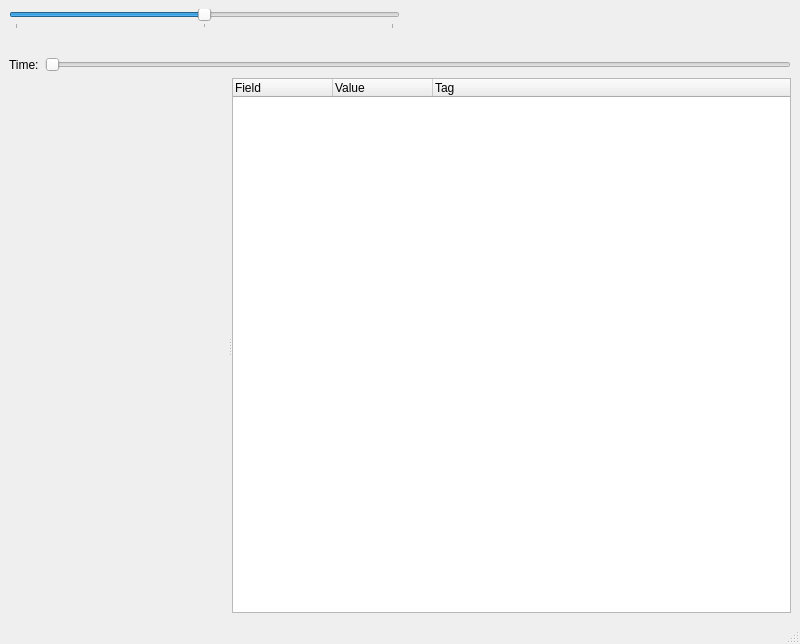
<?xml version="1.0" encoding="UTF-8"?>
<ui version="4.0">
 <class>LogViewer</class>
 <widget class="QMainWindow" name="LogViewer">
  <property name="geometry">
   <rect>
    <x>0</x>
    <y>0</y>
    <width>800</width>
    <height>644</height>
   </rect>
  </property>
  <property name="windowTitle">
   <string>Log Viewer</string>
  </property>
  <widget class="QWidget" name="centralwidget">
   <layout class="QVBoxLayout" name="verticalLayout">
    <item>
     <layout class="QHBoxLayout" name="horizontalLayout">
      <item>
       <widget class="QFrame" name="logControls">
        <property name="sizePolicy">
         <sizepolicy hsizetype="Preferred" vsizetype="Preferred">
          <horstretch>0</horstretch>
          <verstretch>0</verstretch>
         </sizepolicy>
        </property>
        <layout class="QVBoxLayout" name="verticalLayout_4">
         <property name="spacing">
          <number>0</number>
         </property>
         <property name="margin">
          <number>0</number>
         </property>
         <item>
          <widget class="QSlider" name="playbackRate">
           <property name="toolTip">
            <string>Playback Speed</string>
           </property>
           <property name="minimum">
            <number>-600</number>
           </property>
           <property name="maximum">
            <number>600</number>
           </property>
           <property name="orientation">
            <enum>Qt::Horizontal</enum>
           </property>
           <property name="tickPosition">
            <enum>QSlider::TicksBelow</enum>
           </property>
           <property name="tickInterval">
            <number>600</number>
           </property>
          </widget>
         </item>
         <item>
          <layout class="QHBoxLayout" name="horizontalLayout_2">
           <property name="spacing">
            <number>0</number>
           </property>
           <item>
            <spacer name="horizontalSpacer">
             <property name="orientation">
              <enum>Qt::Horizontal</enum>
             </property>
             <property name="sizeHint" stdset="0">
              <size>
               <width>40</width>
               <height>20</height>
              </size>
             </property>
            </spacer>
           </item>
           <item>
            <widget class="QPushButton" name="logBeginning">
             <property name="toolTip">
              <string>Beginning</string>
             </property>
             <property name="icon">
              <iconset resource="log_icons.qrc">
               <normaloff>:/icons/media-skip-backward.png</normaloff>:/icons/media-skip-backward.png</iconset>
             </property>
             <property name="iconSize">
              <size>
               <width>32</width>
               <height>32</height>
              </size>
             </property>
             <property name="flat">
              <bool>true</bool>
             </property>
            </widget>
           </item>
           <item>
            <widget class="QPushButton" name="logPrev">
             <property name="toolTip">
              <string>Previous Frame</string>
             </property>
             <property name="icon">
              <iconset resource="log_icons.qrc">
               <normaloff>:/icons/media-seek-backward.png</normaloff>:/icons/media-seek-backward.png</iconset>
             </property>
             <property name="iconSize">
              <size>
               <width>32</width>
               <height>32</height>
              </size>
             </property>
             <property name="flat">
              <bool>true</bool>
             </property>
            </widget>
           </item>
           <item>
            <widget class="QPushButton" name="logNext">
             <property name="toolTip">
              <string>Next Frame</string>
             </property>
             <property name="icon">
              <iconset resource="log_icons.qrc">
               <normaloff>:/icons/media-seek-forward.png</normaloff>:/icons/media-seek-forward.png</iconset>
             </property>
             <property name="iconSize">
              <size>
               <width>32</width>
               <height>32</height>
              </size>
             </property>
             <property name="flat">
              <bool>true</bool>
             </property>
            </widget>
           </item>
           <item>
            <widget class="QPushButton" name="logEnd">
             <property name="toolTip">
              <string>End</string>
             </property>
             <property name="icon">
              <iconset resource="log_icons.qrc">
               <normaloff>:/icons/media-skip-forward.png</normaloff>:/icons/media-skip-forward.png</iconset>
             </property>
             <property name="iconSize">
              <size>
               <width>32</width>
               <height>32</height>
              </size>
             </property>
             <property name="flat">
              <bool>true</bool>
             </property>
            </widget>
           </item>
           <item>
            <spacer name="horizontalSpacer_2">
             <property name="orientation">
              <enum>Qt::Horizontal</enum>
             </property>
             <property name="sizeHint" stdset="0">
              <size>
               <width>40</width>
               <height>20</height>
              </size>
             </property>
            </spacer>
           </item>
          </layout>
         </item>
        </layout>
       </widget>
      </item>
      <item>
       <spacer name="horizontalSpacer_3">
        <property name="orientation">
         <enum>Qt::Horizontal</enum>
        </property>
        <property name="sizeHint" stdset="0">
         <size>
          <width>40</width>
          <height>20</height>
         </size>
        </property>
       </spacer>
      </item>
     </layout>
    </item>
    <item>
     <layout class="QHBoxLayout" name="horizontalLayout_3">
      <item>
       <widget class="QLabel" name="label">
        <property name="text">
         <string>Time:</string>
        </property>
       </widget>
      </item>
      <item>
       <widget class="QSlider" name="timeSlider">
        <property name="toolTip">
         <string>Time</string>
        </property>
        <property name="orientation">
         <enum>Qt::Horizontal</enum>
        </property>
       </widget>
      </item>
     </layout>
    </item>
    <item>
     <widget class="QSplitter" name="splitter">
      <property name="sizePolicy">
       <sizepolicy hsizetype="Expanding" vsizetype="Expanding">
        <horstretch>0</horstretch>
        <verstretch>0</verstretch>
       </sizepolicy>
      </property>
      <property name="orientation">
       <enum>Qt::Horizontal</enum>
      </property>
      <widget class="FieldView" name="fieldView" native="true">
       <property name="sizePolicy">
        <sizepolicy hsizetype="Expanding" vsizetype="Expanding">
         <horstretch>0</horstretch>
         <verstretch>0</verstretch>
        </sizepolicy>
       </property>
      </widget>
      <widget class="ProtobufTree" name="tree">
       <property name="sizePolicy">
        <sizepolicy hsizetype="Ignored" vsizetype="Expanding">
         <horstretch>0</horstretch>
         <verstretch>0</verstretch>
        </sizepolicy>
       </property>
       <property name="columnCount">
        <number>3</number>
       </property>
       <column>
        <property name="text">
         <string>Field</string>
        </property>
       </column>
       <column>
        <property name="text">
         <string>Value</string>
        </property>
       </column>
       <column>
        <property name="text">
         <string>Tag</string>
        </property>
       </column>
      </widget>
     </widget>
    </item>
   </layout>
  </widget>
  <widget class="QMenuBar" name="menubar">
   <property name="geometry">
    <rect>
     <x>0</x>
     <y>0</y>
     <width>800</width>
     <height>23</height>
    </rect>
   </property>
  </widget>
  <widget class="QStatusBar" name="statusbar"/>
 </widget>
 <customwidgets>
  <customwidget>
   <class>FieldView</class>
   <extends>QWidget</extends>
   <header location="global">FieldView.hpp</header>
   <container>1</container>
  </customwidget>
  <customwidget>
   <class>ProtobufTree</class>
   <extends>QTreeWidget</extends>
   <header location="global">ProtobufTree.hpp</header>
  </customwidget>
 </customwidgets>
 <resources>
  <include location="main_icons.qrc"/>
  <include location="log_icons.qrc"/>
 </resources>
 <connections/>
</ui>
